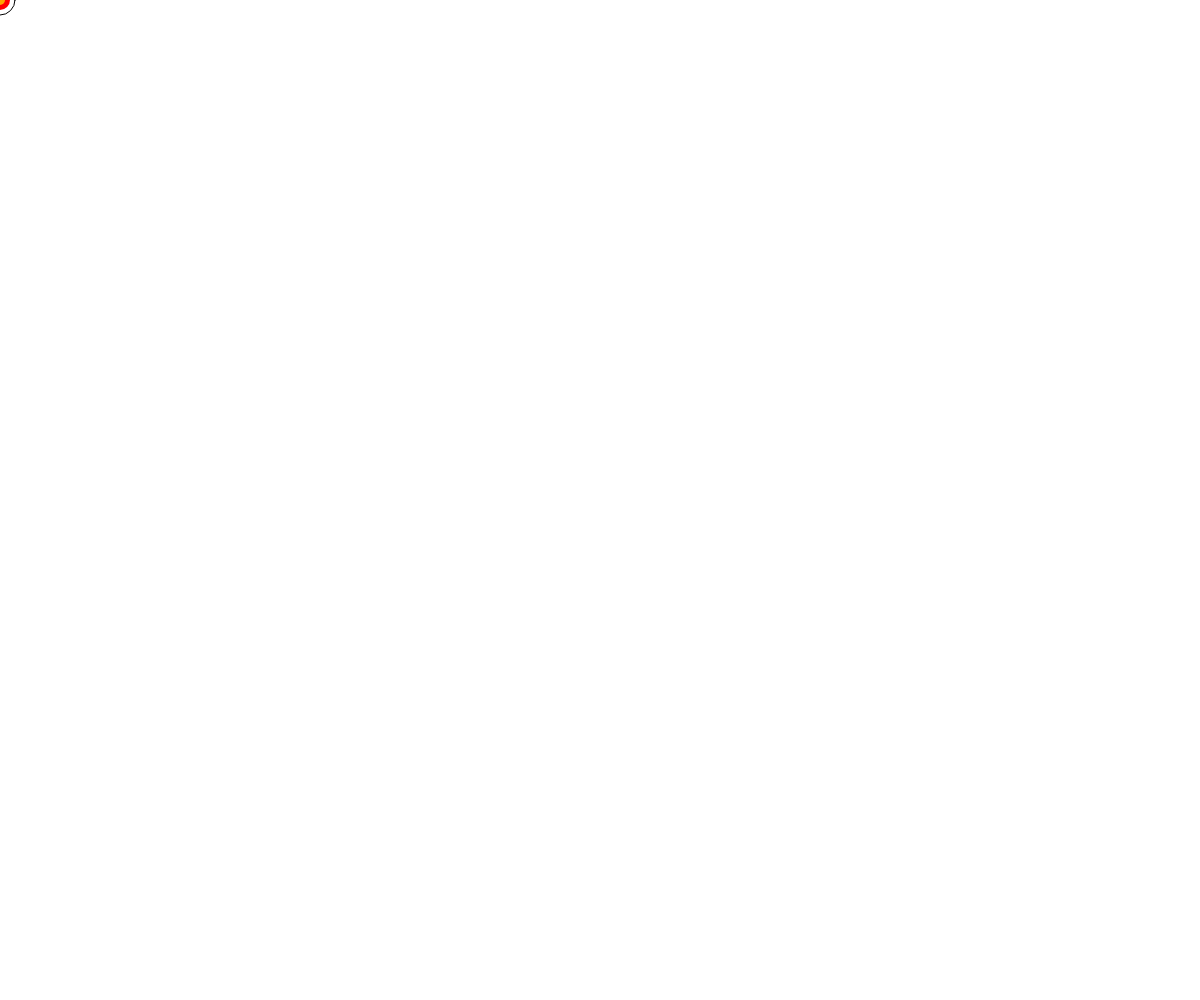
Frame 1 (no input)
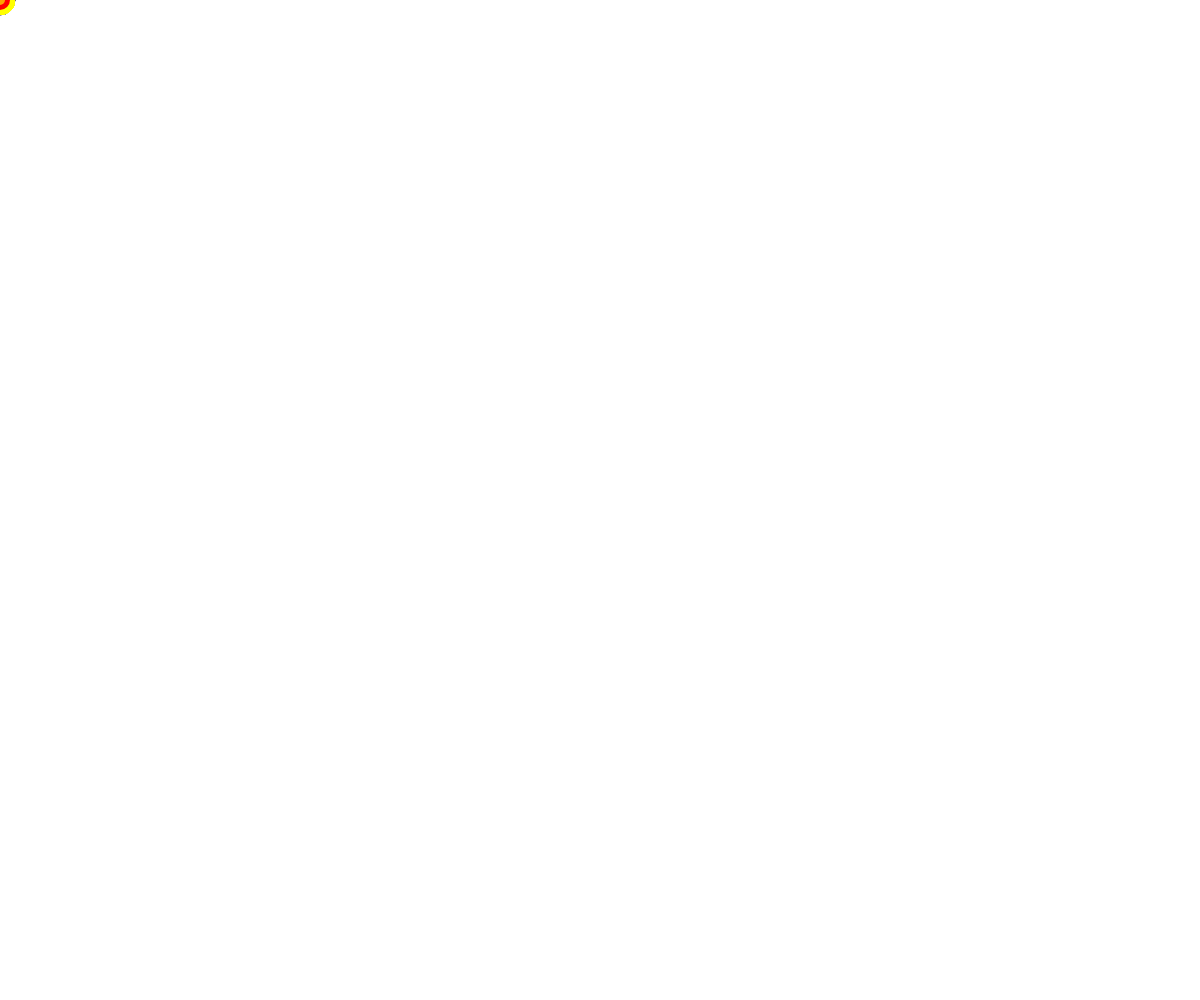
Frame 60 (no input)
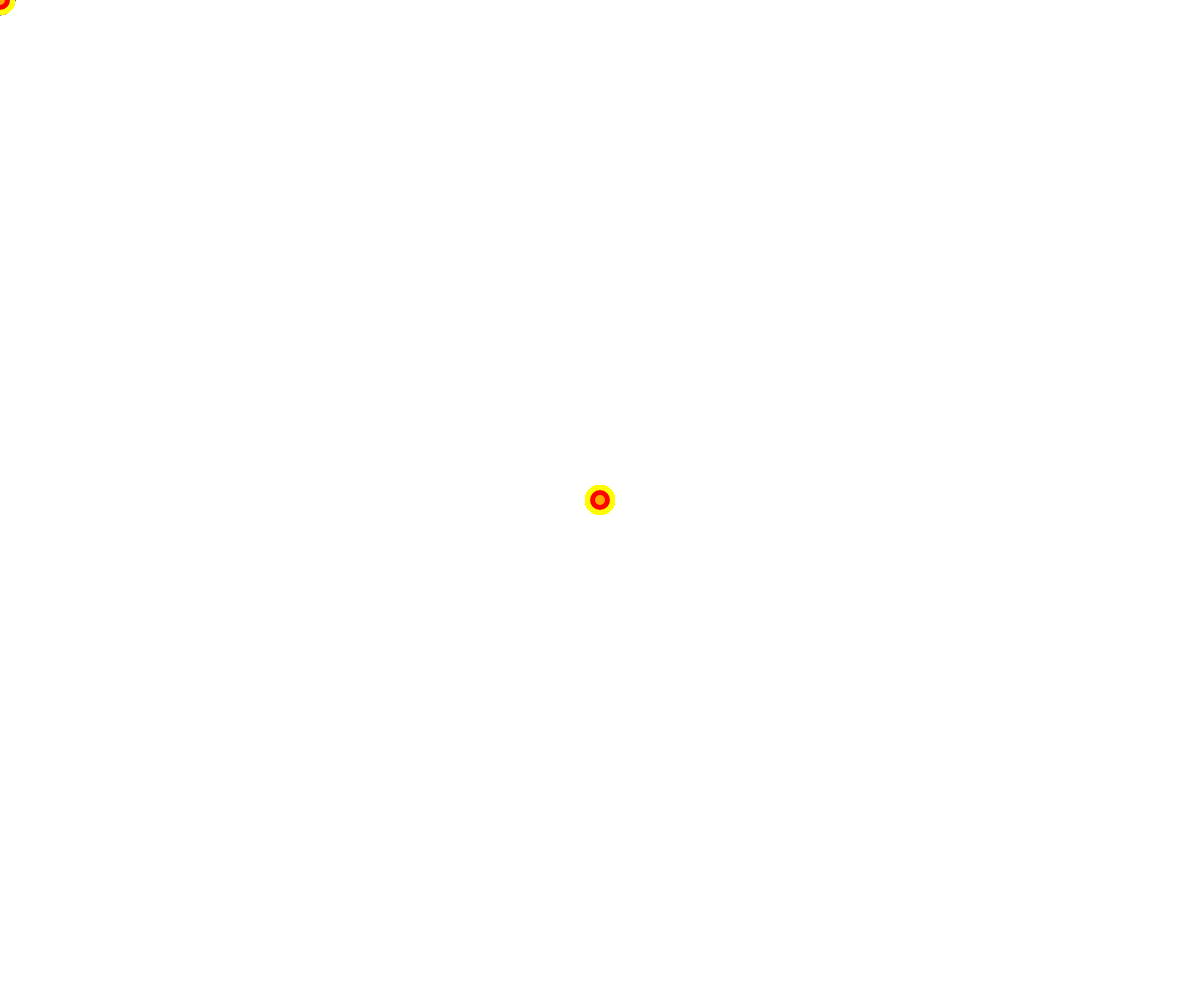
Frame 120 (the mouse pressed at the canvas centre since frame 60)

The p5.js sketch that drew these frames (run headless with seeded random() and noise() and a simulated clock; from frame 60 on, the mouse is pressed at the canvas centre):

// p5.js sketch
// ── sketch.js
function setup() {
  createCanvas( windowWidth , windowHeight );
}

function draw() {
  ellipse( mouseX , mouseY , 30 , 30 );
  fill( 255 , 0 , 0 );
  noStroke();
  
  ellipse( mouseX , mouseY , 20 , 20 );
  fill( 255 , 165 , 0 );
  noStroke(); 
  
  ellipse( mouseX , mouseY, 10 , 10 );
  fill( 255 , 255 , 0 );
  noStroke();
}
